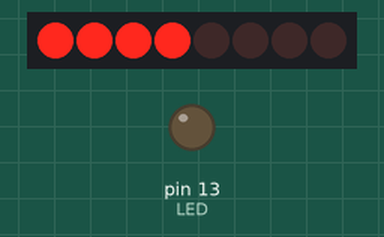
Simulated run of this sketch. Board: Arduino Uno, built with avr-gcc and run on an emulated ATmega328P. Parts: 8 shift-register outputs drawn as a row of LEDs (first output left, lit = HIGH), output pins drawn as LEDs (lit = HIGH). Wiring (inferred from the names in the program): shift register (74HC595): data pin 11; shift clock pin 12; latch pin 10. Wiring (inferred from the signals the program sends): row of LEDs: on Q0, Q1, Q2, Q3, Q4, Q5, Q6, Q7. Pins used as bus, display or sensor lines are not drawn.

Above: at 0.2 s.
At 1.7 s:
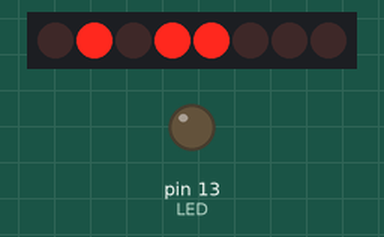
Timing chart, 0 to 3.0 s (numbered marks = the images above):
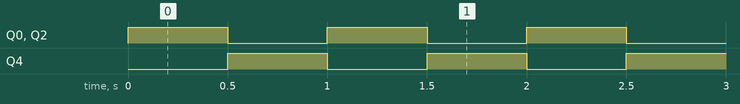

Measured:
- by itself, Q0, Q2, Q4: alternates HIGH for 0.50 s and LOW for 0.50 s

The sketch:

Ejemplo_29-1.ino
```cpp
const int LED = 13;  //-- LED de Arduino
const int CLK = 12;  //-- Pin de reloj
const int DAT = 11;  //-- Pin de Datos
const int CTRL = 10; //-- Pin de control

void setup() {
  pinMode(LED, OUTPUT);
  pinMode(CLK, OUTPUT);
  pinMode(DAT, OUTPUT);
  pinMode(CTRL, OUTPUT);
  digitalWrite(CTRL, LOW);
  digitalWrite(LED, LOW);
}

void fpga_write(int value); //definimos fpga_write

void loop() {
   fpga_write(0x0F);
   delay(500);
   fpga_write(0x1A);
   delay(500);
}
// Implementamos fpga_write
void fpga_write(int value) {
 shiftOut(DAT, CLK, MSBFIRST, value);
 digitalWrite(CTRL, HIGH);
 digitalWrite(CTRL, LOW);
}
```
